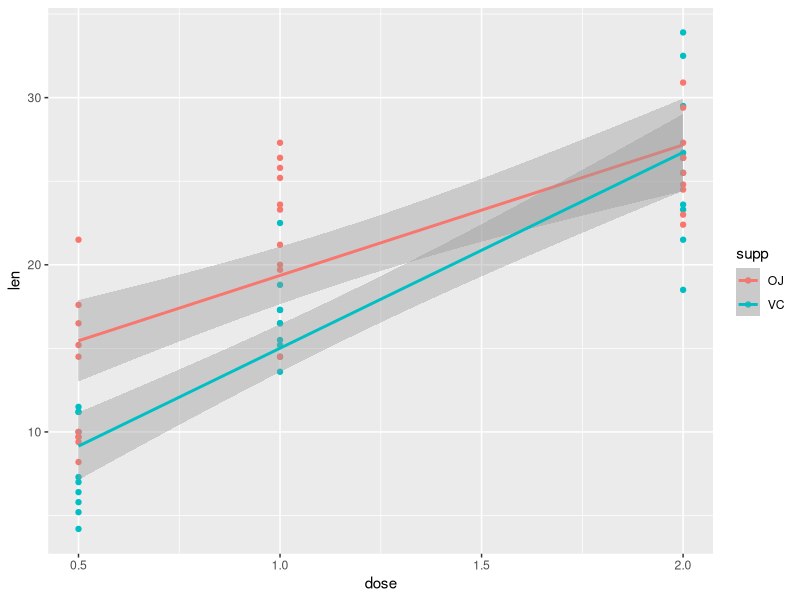
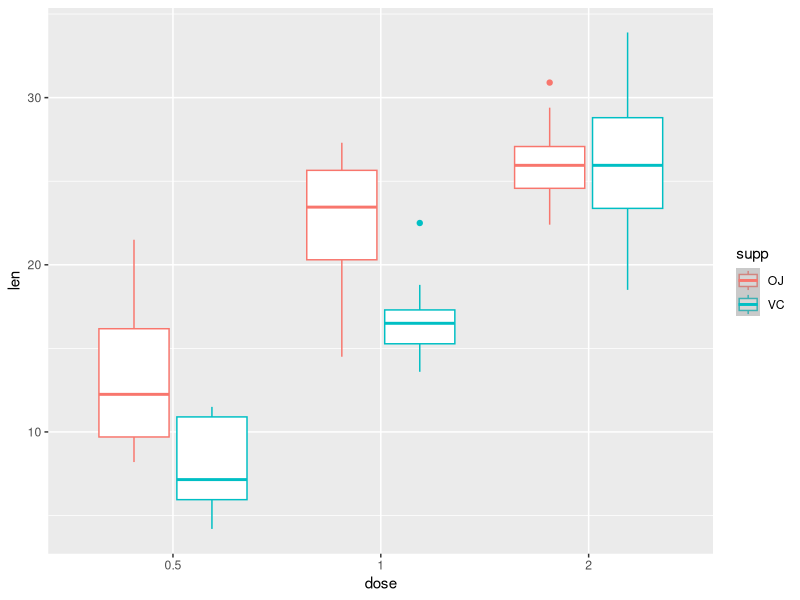

The R script that drew these images, in order:
## ---- chunk 1
knitr::opts_chunk$set(echo = TRUE)
rm(list=ls())
library(ggplot2)
## ---- chunk 2
data("ToothGrowth")
data = ToothGrowth

summary(data)
## ---- chunk 3
g <- ggplot(data, aes(x = dose, y = len, color = supp)) +
    geom_point() + geom_smooth(method = "lm")
g
## ---- chunk 4
data$dose = as.factor(data$dose)

g <- ggplot(data, aes(x = dose, y = len, color = supp)) +
    geom_boxplot() + geom_smooth(method = "lm")
g
## ---- chunk 5
len_p5_VC = data[data$dose == "0.5" & data$supp == "VC",]$len
len_p5_OJ = data[data$dose == "0.5" & data$supp == "OJ",]$len

t.test(len_p5_VC, len_p5_OJ, paired = FALSE) 

